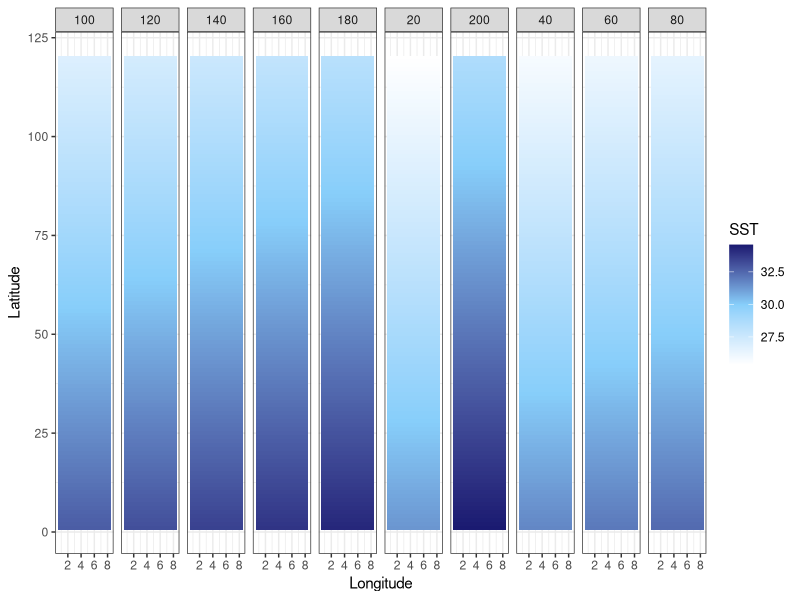

The R source for this figure:
library(tidyverse)

years = 200
NS.patches = 120
EW.patches = 8

SST.patches <- array(0, c(NS.patches, EW.patches, years))
start_SST = 25 + NS.patches*.05

for (i in 1:years) {
  SST = start_SST
  if (SST > 35) {
    SST = 35
  }
  for (lat in 1:NS.patches) {
    SST.patches[lat,,i] = SST
    SST = SST - .05
  }
  start_SST = start_SST + 0.018
}

output_df = data.frame() #create dataframe to hold results

for(b in 1:years) {
  SSTdf = SST.patches[,,b] %>% 
    as.data.frame() 
  
  SSTdf$lat = c(1:NS.patches)
  SSTdf$year = paste0(b)
  
  output_df = bind_rows(output_df, SSTdf)
}

SSTdf = output_df %>% 
  pivot_longer(V1:V8,
               names_to = "lon",
               values_to = "sst") %>% 
  mutate(lon = case_when(
    lon == "V1" ~ 1,
    lon == "V2" ~ 2,
    lon == "V3" ~ 3,
    lon == "V4" ~ 4,
    lon == "V5" ~ 5,
    lon == "V6" ~ 6,
    lon == "V7" ~ 7,
    lon == "V8" ~ 8
  )) %>% 
  mutate(year = as.factor(year)) %>% 
  filter(year %in% c(20,40,60,80,100,120,140,160, 180,200)) 

ggplot(SSTdf, aes(lon, lat, fill = sst)) +
  geom_tile() +
  labs(x = "Longitude", y = "Latitude", fill = "SST") +
  theme_bw() +
  scale_fill_gradient2(low = "white", high = "midnightblue", mid = "lightskyblue", midpoint = 30) +
  facet_grid(~year)
